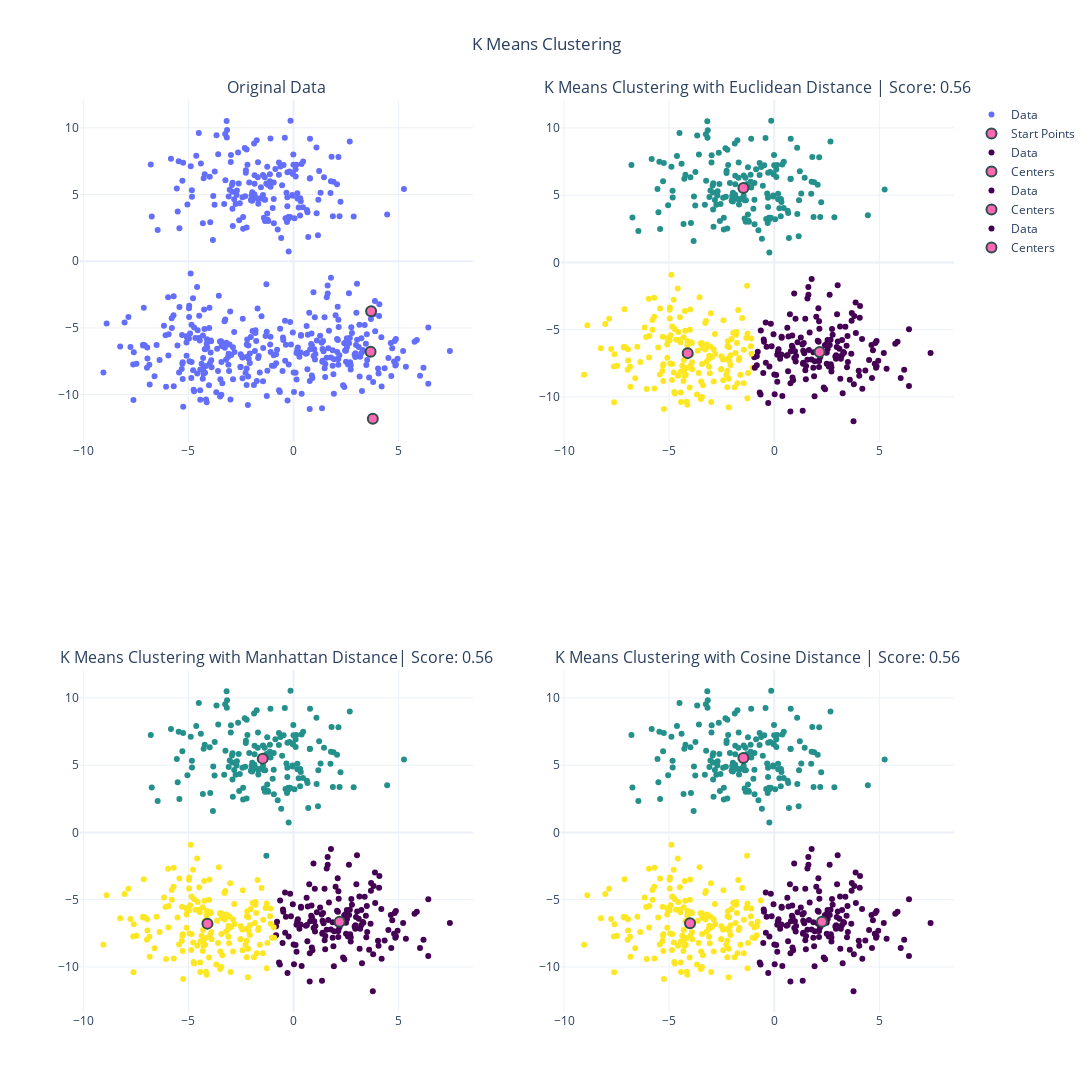

Notebook cell for this chart:
### Markdown cell above
## Unsupervised Learning

In this section, you will be asked to implement the following functions in `clustering.py`:

1. **k_means**: Implement the K-means algorithm. The function takes the data points and the number of clusters K as input and returns the centroids of the K clusters. The algorithm should stop when the centroids do not change anymore.
2. **pairwise_distance**: Implement a pairwise distance function. The function takes two sets of data points as input, a distance function, and returns the pairwise distance between the two sets of data points.
3. **local_silhouette_score**: Implement the silhouette score. The function takes the data points, the cluster labels, and the distance metric as input and returns the silhouette score of the clustering.

### Code cell
from clustering import k_means, local_silhouette_score, euclidean_distance, manhattan_distance, cosine_distance

# Make blobs for KMeans.
X, y = sklearn_datasets.make_blobs(n_samples=500, centers=3, cluster_std=2, random_state=111)

# Grab three (k = 3) starting points.
start_points = X[[1, 2, 3], :]

# Run KMeans with euclidean_distance.
euclidean_distance_centers, euclidean_distance_labels = k_means(X, 3, start_points.copy(), euclidean_distance, max_iter = 10)
euclidean_distance_score = local_silhouette_score(X, euclidean_distance_labels, metric = "euclidean")

# Run KMeans with manhattan_distance.
manhattan_distance_centers, manhattan_distance_labels = k_means(X, 3, start_points.copy(), manhattan_distance, max_iter = 10)
manhattan_distance_score = local_silhouette_score(X, manhattan_distance_labels, metric = "euclidean")

# Run KMeans with cosine_distance.
cosine_distance_centers, cosine_distance_labels = k_means(X, 3, start_points.copy(), cosine_distance, max_iter = 10)
cosine_distance_score = local_silhouette_score(X, cosine_distance_labels, metric = "euclidean")

# Plot KMeans Results
fig = make_subplots(rows=2, cols=2, subplot_titles=("Original Data", f"K Means Clustering with Euclidean Distance | Score: {euclidean_distance_score:.2f}", f"K Means Clustering with Manhattan Distance| Score: {manhattan_distance_score:.2f}", f"K Means Clustering with Cosine Distance | Score: {cosine_distance_score:.2f}"))
fig.add_trace(go.Scatter(x=X[:, 0], y=X[:, 1], mode='markers', name = "Data"), row=1, col=1)
fig.add_trace(go.Scatter(x=start_points[:, 0], y=start_points[:, 1], mode='markers', marker=dict(size=10, color='hotpink', line=dict(width=2, color='DarkSlateGrey')), name = "Start Points"), row=1, col=1)
fig.add_trace(go.Scatter(x=X[:, 0], y=X[:, 1], mode='markers', marker=dict(color=euclidean_distance_labels, colorscale='Viridis', showscale=False), name = "Data"), row=1, col=2)
fig.add_trace(go.Scatter(x=euclidean_distance_centers[:, 0], y=euclidean_distance_centers[:, 1], mode='markers', marker=dict(size=10, color='hotpink', line=dict(width=2, color='DarkSlateGrey')), name = "Centers"), row=1, col=2)
fig.add_trace(go.Scatter(x=X[:, 0], y=X[:, 1], mode='markers', marker=dict(color=manhattan_distance_labels, colorscale='Viridis', showscale=False), name = "Data"), row=2, col=1)
fig.add_trace(go.Scatter(x=manhattan_distance_centers[:, 0], y=manhattan_distance_centers[:, 1], mode='markers', marker=dict(size=10, color='hotpink', line=dict(width=2, color='DarkSlateGrey')), name = "Centers"), row=2, col=1)
fig.add_trace(go.Scatter(x=X[:, 0], y=X[:, 1], mode='markers', marker=dict(color=cosine_distance_labels, colorscale='Viridis', showscale=False), name = "Data"), row=2, col=2)
fig.add_trace(go.Scatter(x=cosine_distance_centers[:, 0], y=cosine_distance_centers[:, 1], mode='markers', marker=dict(size=10, color='hotpink', line=dict(width=2, color='DarkSlateGrey')), name = "Centers"), row=2, col=2)
fig.update_layout(title='K Means Clustering', height=1200, width=1600, template='plotly_white', showlegend=True, title_x=0.5)
fig.show()

### Figure 1 — Plotly figure (JSON) as saved in the notebook; plotly's stock layout.template omitted (floating-point values rounded to 4 significant figures; data arrays with more than 128 entries replaced by an {"elided": "..."} marker saying what was removed)
{"data": [{"mode": "markers", "name": "Data", "type": "scatter", "x": {"elided": "500 float values"}, "xaxis": "x", "y": {"elided": "500 float values"}, "yaxis": "y"}, {"marker": {"color": "hotpink", "line": {"color": "DarkSlateGrey", "width": 2}, "size": 10}, "mode": "markers", "name": "Start Points", "type": "scatter", "x": [3.665, 3.69, 3.772], "xaxis": "x", "y": [-6.784, -3.753, -11.8], "yaxis": "y"}, {"marker": {"color": {"elided": "500 int values"}, "colorscale": [[0, "#440154"], [0.1111, "#482878"], [0.2222, "#3e4989"], [0.3333, "#31688e"], [0.4444, "#26828e"], [0.5556, "#1f9e89"], [0.6667, "#35b779"], [0.7778, "#6ece58"], [0.8889, "#b5de2b"], [1, "#fde725"]], "showscale": false}, "mode": "markers", "name": "Data", "type": "scatter", "x": {"elided": "500 float values"}, "xaxis": "x2", "y": {"elided": "500 float values"}, "yaxis": "y2"}, {"marker": {"color": "hotpink", "line": {"color": "DarkSlateGrey", "width": 2}, "size": 10}, "mode": "markers", "name": "Centers", "type": "scatter", "x": [2.158, -1.466, -4.117], "xaxis": "x2", "y": [-6.659, 5.528, -6.745], "yaxis": "y2"}, {"marker": {"color": {"elided": "500 int values"}, "colorscale": [[0, "#440154"], [0.1111, "#482878"], [0.2222, "#3e4989"], [0.3333, "#31688e"], [0.4444, "#26828e"], [0.5556, "#1f9e89"], [0.6667, "#35b779"], [0.7778, "#6ece58"], [0.8889, "#b5de2b"], [1, "#fde725"]], "showscale": false}, "mode": "markers", "name": "Data", "type": "scatter", "x": {"elided": "500 float values"}, "xaxis": "x3", "y": {"elided": "500 float values"}, "yaxis": "y3"}, {"marker": {"color": "hotpink", "line": {"color": "DarkSlateGrey", "width": 2}, "size": 10}, "mode": "markers", "name": "Centers", "type": "scatter", "x": [2.196, -1.465, -4.096], "xaxis": "x3", "y": [-6.649, 5.485, -6.783], "yaxis": "y3"}, {"marker": {"color": {"elided": "500 int values"}, "colorscale": [[0, "#440154"], [0.1111, "#482878"], [0.2222, "#3e4989"], [0.3333, "#31688e"], [0.4444, "#26828e"], [0.5556, "#1f9e89"], [0.6667, "#35b779"], [0.7778, "#6ece58"], [0.8889, "#b5de2b"], [1, "#fde725"]], "showscale": false}, "mode": "markers", "name": "Data", "type": "scatter", "x": {"elided": "500 float values"}, "xaxis": "x4", "y": {"elided": "500 float values"}, "yaxis": "y4"}, {"marker": {"color": "hotpink", "line": {"color": "DarkSlateGrey", "width": 2}, "size": 10}, "mode": "markers", "name": "Centers", "type": "scatter", "x": [2.272, -1.466, -4.005], "xaxis": "x4", "y": [-6.651, 5.528, -6.749], "yaxis": "y4"}], "layout": {"annotations": [{"font": {"size": 16}, "showarrow": false, "text": "Original Data", "x": 0.225, "xanchor": "center", "xref": "paper", "y": 1, "yanchor": "bottom", "yref": "paper"}, {"font": {"size": 16}, "showarrow": false, "text": "K Means Clustering with Euclidean Distance | Score: 0.56", "x": 0.775, "xanchor": "center", "xref": "paper", "y": 1, "yanchor": "bottom", "yref": "paper"}, {"font": {"size": 16}, "showarrow": false, "text": "K Means Clustering with Manhattan Distance| Score: 0.56", "x": 0.225, "xanchor": "center", "xref": "paper", "y": 0.375, "yanchor": "bottom", "yref": "paper"}, {"font": {"size": 16}, "showarrow": false, "text": "K Means Clustering with Cosine Distance | Score: 0.56", "x": 0.775, "xanchor": "center", "xref": "paper", "y": 0.375, "yanchor": "bottom", "yref": "paper"}], "height": 1200, "showlegend": true, "title": {"text": "K Means Clustering", "x": 0.5}, "width": 1600, "xaxis": {"anchor": "y", "domain": [0, 0.45]}, "xaxis2": {"anchor": "y2", "domain": [0.55, 1]}, "xaxis3": {"anchor": "y3", "domain": [0, 0.45]}, "xaxis4": {"anchor": "y4", "domain": [0.55, 1]}, "yaxis": {"anchor": "x", "domain": [0.625, 1]}, "yaxis2": {"anchor": "x2", "domain": [0.625, 1]}, "yaxis3": {"anchor": "x3", "domain": [0, 0.375]}, "yaxis4": {"anchor": "x4", "domain": [0, 0.375]}}}
